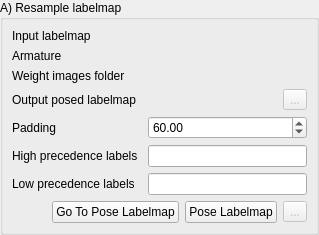
     <widget class="QWidget" name="ResamplePage">
      <property name="accessibleName">
       <string>Pose labelmap (resampling)</string>
      </property>
      <property name="accessibleDescription">
       <string>&lt;!DOCTYPE HTML PUBLIC &quot;-//W3C//DTD HTML 4.0//EN&quot; &quot;http://www.w3.org/TR/REC-html40/strict.dtd&quot;&gt;
&lt;html&gt;&lt;head&gt;&lt;meta name=&quot;qrichtext&quot; content=&quot;1&quot; /&gt;&lt;style type=&quot;text/css&quot;&gt;
p, li { white-space: pre-wrap; }
&lt;/style&gt;&lt;/head&gt;&lt;body style=&quot; font-family:'MS Shell Dlg 2'; font-size:8.25pt; font-weight:400; font-style:normal;&quot;&gt;
&lt;p style=&quot; margin-top:12px; margin-bottom:12px; margin-left:0px; margin-right:0px; -qt-block-indent:0; text-indent:0px;&quot;&gt;&lt;span style=&quot; font-size:10pt; font-weight:600;&quot;&gt;Pose labelmap (resampling)&lt;/span&gt;&lt;/p&gt;
&lt;p style=&quot; margin-top:12px; margin-bottom:12px; margin-left:0px; margin-right:0px; -qt-block-indent:0; text-indent:0px;&quot;&gt;&lt;span style=&quot; font-size:8pt;&quot;&gt;Pose the input labelmap with the repositioned armature. As the compution is time consuming, it is advised to be sure of the final pose before running the computation. You can preview the result by posing the bones or skin surface models first.&lt;/span&gt;&lt;/p&gt;&lt;/body&gt;&lt;/html&gt;</string>
      </property>
      <layout class="QFormLayout" name="formLayout_16">
       <property name="fieldGrowthPolicy">
        <enum>QFormLayout::AllNonFixedFieldsGrow</enum>
       </property>
       <property name="margin">
        <number>0</number>
       </property>
       <item row="0" column="0" colspan="2">
        <widget class="ctkCollapsibleGroupBox" name="ResampleCollapsibleGroupBox">
         <property name="sizePolicy">
          <sizepolicy hsizetype="Preferred" vsizetype="Minimum">
           <horstretch>0</horstretch>
           <verstretch>0</verstretch>
          </sizepolicy>
         </property>
         <property name="title">
          <string>A) Resample labelmap</string>
         </property>
         <layout class="QGridLayout" name="gridLayout_14">
          <item row="0" column="0">
           <widget class="QLabel" name="PoseLabelmapInputLabel">
            <property name="text">
             <string>Input labelmap</string>
            </property>
            <property name="workflow" stdset="0">
             <stringlist>
              <string>2</string>
             </stringlist>
            </property>
           </widget>
          </item>
          <item row="0" column="1" colspan="2">
           <widget class="qMRMLNodeComboBox" name="PoseLabelmapInputNodeComboBox">
            <property name="toolTip">
             <string>Select the labelmap to pose</string>
            </property>
            <property name="nodeTypes">
             <stringlist>
              <string>vtkMRMLScalarVolumeNode</string>
             </stringlist>
            </property>
            <property name="showChildNodeTypes">
             <bool>false</bool>
            </property>
            <property name="baseName">
             <string>Labelmap</string>
            </property>
            <property name="addEnabled">
             <bool>false</bool>
            </property>
            <property name="workflow" stdset="0">
             <stringlist>
              <string>2</string>
             </stringlist>
            </property>
           </widget>
          </item>
          <item row="1" column="0">
           <widget class="QLabel" name="PoseLabelmapArmatureLabel">
            <property name="text">
             <string>Armature</string>
            </property>
            <property name="workflow" stdset="0">
             <stringlist>
              <string>2</string>
             </stringlist>
            </property>
           </widget>
          </item>
          <item row="1" column="1" colspan="2">
           <widget class="qMRMLNodeComboBox" name="PoseLabelmapArmatureNodeComboBox">
            <property name="toolTip">
             <string>Select the posed armature</string>
            </property>
            <property name="nodeTypes">
             <stringlist>
              <string>vtkMRMLModelNode</string>
             </stringlist>
            </property>
            <property name="baseName">
             <string>Armature</string>
            </property>
            <property name="addEnabled">
             <bool>false</bool>
            </property>
            <property name="renameEnabled">
             <bool>false</bool>
            </property>
            <property name="workflow" stdset="0">
             <stringlist>
              <string>2</string>
             </stringlist>
            </property>
           </widget>
          </item>
          <item row="2" column="0">
           <widget class="QLabel" name="PoseLabelmapWeightDirectoryLabel">
            <property name="text">
             <string>Weight images folder</string>
            </property>
            <property name="workflow" stdset="0">
             <stringlist>
              <string>2</string>
             </stringlist>
            </property>
           </widget>
          </item>
          <item row="3" column="0">
           <widget class="QLabel" name="PoseLabelmapOutputLabel">
            <property name="text">
             <string>Output posed labelmap</string>
            </property>
            <property name="workflow" stdset="0">
             <stringlist>
              <string>1</string>
              <string>2</string>
             </stringlist>
            </property>
           </widget>
          </item>
          <item row="3" column="1">
           <widget class="qMRMLNodeComboBox" name="PoseLabelmapOutputNodeComboBox">
            <property name="toolTip">
             <string>Select the output posed labelmap</string>
            </property>
            <property name="nodeTypes">
             <stringlist>
              <string>vtkMRMLScalarVolumeNode</string>
             </stringlist>
            </property>
            <property name="baseName">
             <string>Posed Labelmap</string>
            </property>
            <property name="workflow" stdset="0">
             <stringlist>
              <string>1</string>
              <string>2</string>
             </stringlist>
            </property>
           </widget>
          </item>
          <item row="7" column="0" colspan="3">
           <layout class="QHBoxLayout" name="horizontalLayout_11">
            <item>
             <spacer name="horizontalSpacer_10">
              <property name="orientation">
               <enum>Qt::Horizontal</enum>
              </property>
              <property name="sizeHint" stdset="0">
               <size>
                <width>40</width>
                <height>20</height>
               </size>
              </property>
             </spacer>
            </item>
            <item>
             <widget class="QPushButton" name="PoseLabelmapGoToPushButton">
              <property name="toolTip">
               <string>Open the &quot;Pose Labelmap&quot; module</string>
              </property>
              <property name="text">
               <string>Go To Pose Labelmap</string>
              </property>
              <property name="workflow" stdset="0">
               <stringlist>
                <string>2</string>
               </stringlist>
              </property>
             </widget>
            </item>
            <item>
             <widget class="QPushButton" name="PoseLabelmapApplyPushButton">
              <property name="toolTip">
               <string>&lt;!DOCTYPE HTML PUBLIC &quot;-//W3C//DTD HTML 4.0//EN&quot; &quot;http://www.w3.org/TR/REC-html40/strict.dtd&quot;&gt;
&lt;html&gt;&lt;head&gt;&lt;meta name=&quot;qrichtext&quot; content=&quot;1&quot; /&gt;&lt;style type=&quot;text/css&quot;&gt;
p, li { white-space: pre-wrap; }
&lt;/style&gt;&lt;/head&gt;&lt;body style=&quot; font-family:'MS Shell Dlg 2'; font-size:8.25pt; font-weight:400; font-style:normal;&quot;&gt;
&lt;p style=&quot; margin-top:0px; margin-bottom:0px; margin-left:0px; margin-right:0px; -qt-block-indent:0; text-indent:0px;&quot;&gt;&lt;span style=&quot; font-size:8pt;&quot;&gt;Pose the labelmap by transforming each of the input labelmap voxel according to the posed armature and their attributed weight&lt;/span&gt;&lt;/p&gt;&lt;/body&gt;&lt;/html&gt;</string>
              </property>
              <property name="text">
               <string>Pose Labelmap</string>
              </property>
              <property name="checkable">
               <bool>true</bool>
              </property>
             </widget>
            </item>
            <item>
             <widget class="QToolButton" name="PoseLabelmapSaveToolButton">
              <property name="enabled">
               <bool>false</bool>
              </property>
              <property name="text">
               <string>...</string>
              </property>
              <property name="workflow" stdset="0">
               <stringlist>
                <string>0</string>
               </stringlist>
              </property>
             </widget>
            </item>
           </layout>
          </item>
          <item row="2" column="1" colspan="2">
           <widget class="ctkPathLineEdit" name="PoseLabelmapWeightPathLineEdit">
            <property name="filters">
             <set>ctkPathLineEdit::Dirs|ctkPathLineEdit::Drives|ctkPathLineEdit::Readable|ctkPathLineEdit::Writable</set>
            </property>
            <property name="workflow" stdset="0">
             <stringlist>
              <string>2</string>
             </stringlist>
            </property>
           </widget>
          </item>
          <item row="3" column="2">
           <widget class="QToolButton" name="PoseLabelmapOutputNodeToolButton">
            <property name="enabled">
             <bool>false</bool>
            </property>
            <property name="toolTip">
             <string>Save to file the repositioned labelmap.</string>
            </property>
            <property name="text">
             <string>...</string>
            </property>
            <property name="workflow" stdset="0">
             <stringlist>
              <string>1</string>
              <string>2</string>
             </stringlist>
            </property>
           </widget>
          </item>
          <item row="4" column="0">
           <widget class="QLabel" name="PoseLabelmapPaddingLabel">
            <property name="text">
             <string>Padding</string>
            </property>
            <property name="workflow" stdset="0">
             <stringlist>
              <string>2</string>
             </stringlist>
            </property>
           </widget>
          </item>
          <item row="4" column="1" colspan="2">
           <widget class="QDoubleSpinBox" name="PoseLabelmapPaddingSpinBox">
            <property name="sizePolicy">
             <sizepolicy hsizetype="Preferred" vsizetype="Fixed">
              <horstretch>0</horstretch>
              <verstretch>0</verstretch>
             </sizepolicy>
            </property>
            <property name="toolTip">
             <string>This property controls the padding to apply around the armature to define the output boundaries.</string>
            </property>
            <property name="maximum">
             <double>2000.000000000000000</double>
            </property>
            <property name="singleStep">
             <double>1.000000000000000</double>
            </property>
            <property name="value">
             <double>60.000000000000000</double>
            </property>
            <property name="workflow" stdset="0">
             <stringlist>
              <string>2</string>
             </stringlist>
            </property>
           </widget>
          </item>
          <item row="5" column="0">
           <widget class="QLabel" name="PoseLabelmapHighPrecedenceLabelsLabel">
            <property name="text">
             <string>High precedence labels</string>
            </property>
            <property name="workflow" stdset="0">
             <stringlist>
              <string>2</string>
             </stringlist>
            </property>
           </widget>
          </item>
          <item row="5" column="1" colspan="2">
           <widget class="QLineEdit" name="PoseLabelmapHighPrecedenceLabelsLineEdit">
            <property name="workflow" stdset="0">
             <stringlist>
              <string>2</string>
             </stringlist>
            </property>
           </widget>
          </item>
          <item row="6" column="0">
           <widget class="QLabel" name="PoseLabelmapLowPrecedenceLabelsLabel">
            <property name="text">
             <string>Low precedence labels</string>
            </property>
            <property name="workflow" stdset="0">
             <stringlist>
              <string>2</string>
             </stringlist>
            </property>
           </widget>
          </item>
          <item row="6" column="1" colspan="2">
           <widget class="QLineEdit" name="PoseLabelmapLowPrecedenceLabelsLineEdit">
            <property name="workflow" stdset="0">
             <stringlist>
              <string>2</string>
             </stringlist>
            </property>
           </widget>
          </item>
         </layout>
        </widget>
       </item>
      </layout>
     </widget>
